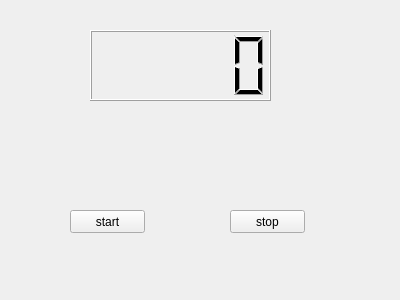
<?xml version="1.0" encoding="UTF-8"?>
<ui version="4.0">
 <class>Widget</class>
 <widget class="QWidget" name="Widget">
  <property name="geometry">
   <rect>
    <x>0</x>
    <y>0</y>
    <width>400</width>
    <height>300</height>
   </rect>
  </property>
  <property name="windowTitle">
   <string>Widget</string>
  </property>
  <widget class="QLCDNumber" name="lcdNumber">
   <property name="geometry">
    <rect>
     <x>90</x>
     <y>30</y>
     <width>181</width>
     <height>71</height>
    </rect>
   </property>
  </widget>
  <widget class="QPushButton" name="pubuttonStart">
   <property name="geometry">
    <rect>
     <x>70</x>
     <y>210</y>
     <width>75</width>
     <height>23</height>
    </rect>
   </property>
   <property name="text">
    <string>start</string>
   </property>
  </widget>
  <widget class="QPushButton" name="pubuttonStop">
   <property name="geometry">
    <rect>
     <x>230</x>
     <y>210</y>
     <width>75</width>
     <height>23</height>
    </rect>
   </property>
   <property name="text">
    <string>stop</string>
   </property>
  </widget>
 </widget>
 <layoutdefault spacing="6" margin="11"/>
 <resources/>
 <connections/>
</ui>
